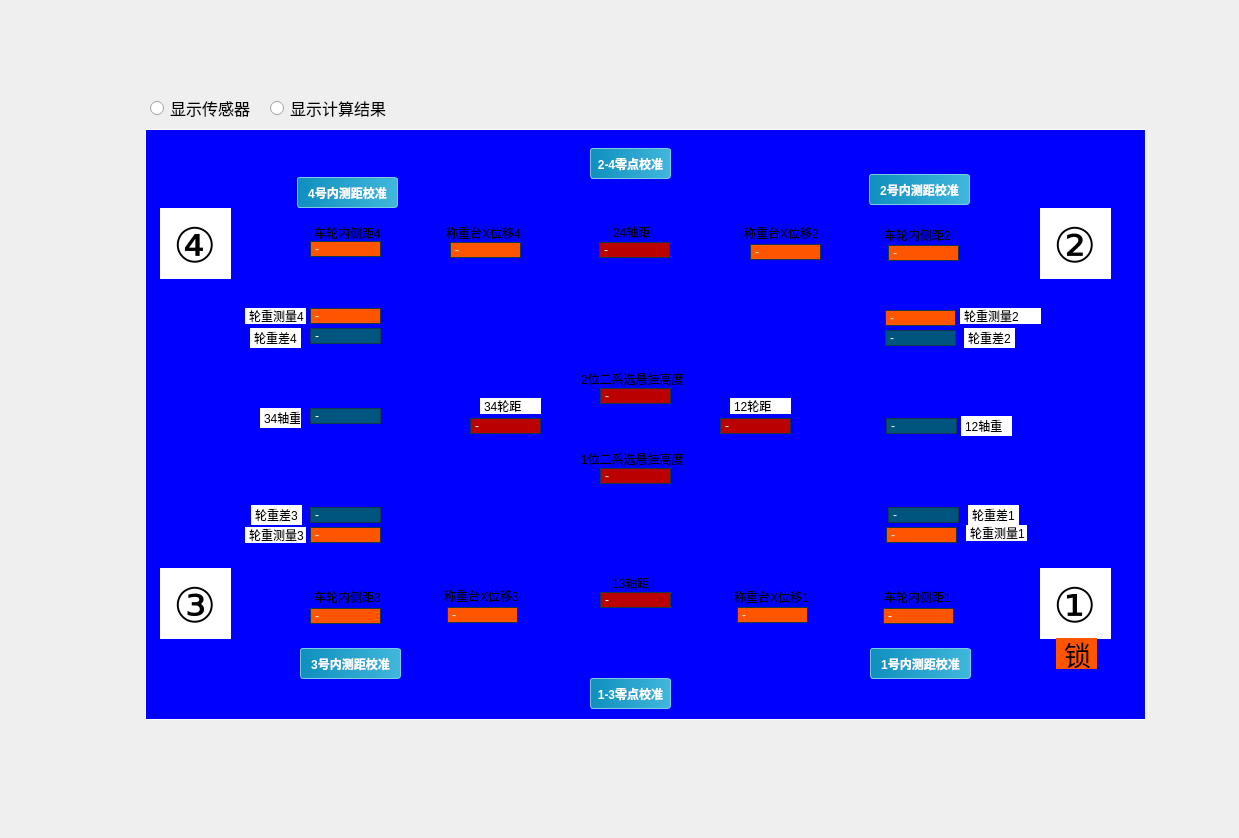
<?xml version="1.0" encoding="UTF-8"?>
<ui version="4.0">
 <class>Form</class>
 <widget class="QWidget" name="Form">
  <property name="geometry">
   <rect>
    <x>0</x>
    <y>0</y>
    <width>1239</width>
    <height>836</height>
   </rect>
  </property>
  <property name="sizePolicy">
   <sizepolicy hsizetype="Preferred" vsizetype="Preferred">
    <horstretch>0</horstretch>
    <verstretch>0</verstretch>
   </sizepolicy>
  </property>
  <property name="windowTitle">
   <string>Form</string>
  </property>
  <layout class="QVBoxLayout" name="verticalLayout" stretch="0">
   <property name="topMargin">
    <number>9</number>
   </property>
   <item>
    <widget class="QWidget" name="widget" native="true">
     <layout class="QHBoxLayout" name="horizontalLayout" stretch="0">
      <item>
       <widget class="QWidget" name="widget_2" native="true">
        <property name="minimumSize">
         <size>
          <width>1100</width>
          <height>800</height>
         </size>
        </property>
        <property name="styleSheet">
         <string notr="true">QLabel{
    padding: 1px;
    background: rgb(0, 0, 255);
    border: 1px solid #16364b;
	color: rgb(255, 255, 255);
	font: 9pt &quot;Microsoft YaHei UI&quot;;
}

QPushButton {
    background: qlineargradient(x1:0, y1:0, x2:1, y2:0, stop:0 #0f8fbe, stop:1 #41b7dc);
    color: #ffffff;
    font-weight: 600;
    border: 1px solid #7bcbe7;
    border-radius: 3px;
    padding: 2px;
}</string>
        </property>
        <widget class="QLabel" name="lb_bg">
         <property name="geometry">
          <rect>
           <x>125</x>
           <y>111</y>
           <width>1001</width>
           <height>591</height>
          </rect>
         </property>
         <property name="minimumSize">
          <size>
           <width>0</width>
           <height>0</height>
          </size>
         </property>
         <property name="styleSheet">
          <string notr="true">border-color: rgb(255, 255, 255);</string>
         </property>
         <property name="text">
          <string/>
         </property>
         <property name="pixmap">
          <pixmap>../../runtime/res/image/dim.png</pixmap>
         </property>
         <property name="scaledContents">
          <bool>true</bool>
         </property>
        </widget>
        <widget class="QLabel" name="bench4_x">
         <property name="geometry">
          <rect>
           <x>290</x>
           <y>223</y>
           <width>71</width>
           <height>16</height>
          </rect>
         </property>
         <property name="whatsThis">
          <string>sensor</string>
         </property>
         <property name="styleSheet">
          <string notr="true">background-color: rgb(255, 85, 0);</string>
         </property>
         <property name="text">
          <string>-</string>
         </property>
        </widget>
        <widget class="QLabel" name="bench4_y">
         <property name="geometry">
          <rect>
           <x>430</x>
           <y>224</y>
           <width>71</width>
           <height>16</height>
          </rect>
         </property>
         <property name="whatsThis">
          <string>sensor</string>
         </property>
         <property name="styleSheet">
          <string notr="true">background-color: rgb(255, 85, 0);</string>
         </property>
         <property name="text">
          <string>-</string>
         </property>
        </widget>
        <widget class="QLabel" name="l24_cal">
         <property name="geometry">
          <rect>
           <x>579</x>
           <y>224</y>
           <width>71</width>
           <height>16</height>
          </rect>
         </property>
         <property name="whatsThis">
          <string>caled</string>
         </property>
         <property name="styleSheet">
          <string notr="true">background-color:  rgb(186, 0, 0);</string>
         </property>
         <property name="text">
          <string>-</string>
         </property>
        </widget>
        <widget class="QLabel" name="bench2_x">
         <property name="geometry">
          <rect>
           <x>868</x>
           <y>227</y>
           <width>71</width>
           <height>16</height>
          </rect>
         </property>
         <property name="whatsThis">
          <string>sensor</string>
         </property>
         <property name="styleSheet">
          <string notr="true">background-color: rgb(255, 85, 0);</string>
         </property>
         <property name="text">
          <string>-</string>
         </property>
        </widget>
        <widget class="QLabel" name="bench2_y">
         <property name="geometry">
          <rect>
           <x>730</x>
           <y>226</y>
           <width>71</width>
           <height>16</height>
          </rect>
         </property>
         <property name="whatsThis">
          <string>sensor</string>
         </property>
         <property name="styleSheet">
          <string notr="true">background-color: rgb(255, 85, 0);</string>
         </property>
         <property name="text">
          <string>-</string>
         </property>
        </widget>
        <widget class="QLabel" name="w34_cal">
         <property name="geometry">
          <rect>
           <x>450</x>
           <y>400</y>
           <width>71</width>
           <height>16</height>
          </rect>
         </property>
         <property name="whatsThis">
          <string>caled</string>
         </property>
         <property name="styleSheet">
          <string notr="true">background-color: rgb(186, 0, 0);</string>
         </property>
         <property name="text">
          <string>-</string>
         </property>
        </widget>
        <widget class="QLabel" name="w12_cal">
         <property name="geometry">
          <rect>
           <x>700</x>
           <y>400</y>
           <width>71</width>
           <height>16</height>
          </rect>
         </property>
         <property name="whatsThis">
          <string>caled</string>
         </property>
         <property name="styleSheet">
          <string notr="true">background-color: rgb(186, 0, 0);</string>
         </property>
         <property name="text">
          <string>-</string>
         </property>
        </widget>
        <widget class="QLabel" name="bench3_y">
         <property name="geometry">
          <rect>
           <x>427</x>
           <y>589</y>
           <width>71</width>
           <height>16</height>
          </rect>
         </property>
         <property name="whatsThis">
          <string>sensor</string>
         </property>
         <property name="styleSheet">
          <string notr="true">background-color: rgb(255, 85, 0);</string>
         </property>
         <property name="text">
          <string>-</string>
         </property>
        </widget>
        <widget class="QLabel" name="bench3_x">
         <property name="geometry">
          <rect>
           <x>290</x>
           <y>590</y>
           <width>71</width>
           <height>16</height>
          </rect>
         </property>
         <property name="whatsThis">
          <string>sensor</string>
         </property>
         <property name="styleSheet">
          <string notr="true">background-color: rgb(255, 85, 0);</string>
         </property>
         <property name="text">
          <string>-</string>
         </property>
        </widget>
        <widget class="QLabel" name="bench1_x">
         <property name="geometry">
          <rect>
           <x>863</x>
           <y>590</y>
           <width>71</width>
           <height>16</height>
          </rect>
         </property>
         <property name="whatsThis">
          <string>sensor</string>
         </property>
         <property name="styleSheet">
          <string notr="true">background-color: rgb(255, 85, 0);</string>
         </property>
         <property name="text">
          <string>-</string>
         </property>
        </widget>
        <widget class="QLabel" name="bench1_y">
         <property name="geometry">
          <rect>
           <x>717</x>
           <y>589</y>
           <width>71</width>
           <height>16</height>
          </rect>
         </property>
         <property name="whatsThis">
          <string>sensor</string>
         </property>
         <property name="styleSheet">
          <string notr="true">background-color: rgb(255, 85, 0);</string>
         </property>
         <property name="text">
          <string>-</string>
         </property>
        </widget>
        <widget class="QLabel" name="l13_cal">
         <property name="geometry">
          <rect>
           <x>580</x>
           <y>574</y>
           <width>71</width>
           <height>16</height>
          </rect>
         </property>
         <property name="whatsThis">
          <string>caled</string>
         </property>
         <property name="styleSheet">
          <string notr="true">background-color: rgb(186, 0, 0);</string>
         </property>
         <property name="text">
          <string>-</string>
         </property>
        </widget>
        <widget class="QLabel" name="label_36_cal">
         <property name="geometry">
          <rect>
           <x>589</x>
           <y>204</y>
           <width>51</width>
           <height>20</height>
          </rect>
         </property>
         <property name="whatsThis">
          <string>caled</string>
         </property>
         <property name="styleSheet">
          <string notr="true">QLabel{
    background-color: transparent;
    border: none;
	color: rgb(0, 0, 0);
}</string>
         </property>
         <property name="text">
          <string>24轴距</string>
         </property>
        </widget>
        <widget class="QLabel" name="label_40_cal">
         <property name="geometry">
          <rect>
           <x>460</x>
           <y>380</y>
           <width>61</width>
           <height>16</height>
          </rect>
         </property>
         <property name="whatsThis">
          <string>caled</string>
         </property>
         <property name="styleSheet">
          <string notr="true">QLabel{
    background: rgb(255, 255, 255);
    border: none;
	color: rgb(0, 0, 0);
}</string>
         </property>
         <property name="text">
          <string>34轮距</string>
         </property>
        </widget>
        <widget class="QLabel" name="label_41_cal">
         <property name="geometry">
          <rect>
           <x>710</x>
           <y>380</y>
           <width>61</width>
           <height>16</height>
          </rect>
         </property>
         <property name="whatsThis">
          <string>caled</string>
         </property>
         <property name="styleSheet">
          <string notr="true">QLabel{
    background: rgb(255, 255, 255);
    border: none;
	color: rgb(0, 0, 0);
}</string>
         </property>
         <property name="text">
          <string>12轮距</string>
         </property>
        </widget>
        <widget class="QLabel" name="label_46_cal">
         <property name="geometry">
          <rect>
           <x>588</x>
           <y>555</y>
           <width>51</width>
           <height>20</height>
          </rect>
         </property>
         <property name="whatsThis">
          <string>caled</string>
         </property>
         <property name="styleSheet">
          <string notr="true">QLabel{
    background-color: transparent;
    border: none;
	color: rgb(0, 0, 0);
}</string>
         </property>
         <property name="text">
          <string>13轴距</string>
         </property>
        </widget>
        <widget class="QLabel" name="label_44">
         <property name="geometry">
          <rect>
           <x>422</x>
           <y>207</y>
           <width>88</width>
           <height>16</height>
          </rect>
         </property>
         <property name="minimumSize">
          <size>
           <width>88</width>
           <height>16</height>
          </size>
         </property>
         <property name="maximumSize">
          <size>
           <width>88</width>
           <height>16777215</height>
          </size>
         </property>
         <property name="font">
          <font>
           <family>Microsoft YaHei UI</family>
           <pointsize>9</pointsize>
           <italic>false</italic>
           <bold>false</bold>
          </font>
         </property>
         <property name="whatsThis">
          <string>sensor</string>
         </property>
         <property name="styleSheet">
          <string notr="true">QLabel{
    background-color: transparent;
    border: none;
	color: rgb(0, 0, 0);
}</string>
         </property>
         <property name="text">
          <string>称重台X位移4</string>
         </property>
        </widget>
        <widget class="QLabel" name="bench4_w">
         <property name="geometry">
          <rect>
           <x>290</x>
           <y>290</y>
           <width>71</width>
           <height>16</height>
          </rect>
         </property>
         <property name="whatsThis">
          <string>sensor</string>
         </property>
         <property name="styleSheet">
          <string notr="true">background-color: rgb(255, 85, 0);</string>
         </property>
         <property name="text">
          <string>-</string>
         </property>
        </widget>
        <widget class="QLabel" name="label_47">
         <property name="geometry">
          <rect>
           <x>225</x>
           <y>290</y>
           <width>61</width>
           <height>16</height>
          </rect>
         </property>
         <property name="whatsThis">
          <string>sensor</string>
         </property>
         <property name="styleSheet">
          <string notr="true">QLabel{
    background: rgb(255, 255, 255);
    border: none;
	color: rgb(0, 0, 0);
}</string>
         </property>
         <property name="text">
          <string>轮重测量4</string>
         </property>
        </widget>
        <widget class="QLabel" name="label_48">
         <property name="geometry">
          <rect>
           <x>940</x>
           <y>290</y>
           <width>81</width>
           <height>16</height>
          </rect>
         </property>
         <property name="whatsThis">
          <string>sensor</string>
         </property>
         <property name="styleSheet">
          <string notr="true">QLabel{
    background: rgb(255, 255, 255);
    border: none;
	color: rgb(0, 0, 0);
}</string>
         </property>
         <property name="text">
          <string>轮重测量2</string>
         </property>
        </widget>
        <widget class="QLabel" name="bench2_w">
         <property name="geometry">
          <rect>
           <x>865</x>
           <y>292</y>
           <width>71</width>
           <height>16</height>
          </rect>
         </property>
         <property name="whatsThis">
          <string>sensor</string>
         </property>
         <property name="styleSheet">
          <string notr="true">background-color: rgb(255, 85, 0);</string>
         </property>
         <property name="text">
          <string>-</string>
         </property>
        </widget>
        <widget class="QLabel" name="label_51">
         <property name="geometry">
          <rect>
           <x>225</x>
           <y>509</y>
           <width>61</width>
           <height>16</height>
          </rect>
         </property>
         <property name="whatsThis">
          <string>sensor</string>
         </property>
         <property name="styleSheet">
          <string notr="true">QLabel{
    background: rgb(255, 255, 255);
    border: none;
	color: rgb(0, 0, 0);
}</string>
         </property>
         <property name="text">
          <string>轮重测量3</string>
         </property>
        </widget>
        <widget class="QLabel" name="bench3_w">
         <property name="geometry">
          <rect>
           <x>290</x>
           <y>509</y>
           <width>71</width>
           <height>16</height>
          </rect>
         </property>
         <property name="whatsThis">
          <string>sensor</string>
         </property>
         <property name="styleSheet">
          <string notr="true">background-color: rgb(255, 85, 0);</string>
         </property>
         <property name="text">
          <string>-</string>
         </property>
        </widget>
        <widget class="QLabel" name="label_52">
         <property name="geometry">
          <rect>
           <x>946</x>
           <y>507</y>
           <width>61</width>
           <height>16</height>
          </rect>
         </property>
         <property name="whatsThis">
          <string>sensor</string>
         </property>
         <property name="styleSheet">
          <string notr="true">QLabel{
    background: rgb(255, 255, 255);
    border: none;
	color: rgb(0, 0, 0);
}</string>
         </property>
         <property name="text">
          <string>轮重测量1</string>
         </property>
        </widget>
        <widget class="QLabel" name="bench1_w">
         <property name="geometry">
          <rect>
           <x>866</x>
           <y>509</y>
           <width>71</width>
           <height>16</height>
          </rect>
         </property>
         <property name="whatsThis">
          <string>sensor</string>
         </property>
         <property name="styleSheet">
          <string notr="true">background-color: rgb(255, 85, 0);</string>
         </property>
         <property name="text">
          <string>-</string>
         </property>
        </widget>
        <widget class="QLabel" name="label_58">
         <property name="geometry">
          <rect>
           <x>860</x>
           <y>208</y>
           <width>91</width>
           <height>18</height>
          </rect>
         </property>
         <property name="font">
          <font>
           <family>Microsoft YaHei UI</family>
           <pointsize>9</pointsize>
           <italic>false</italic>
           <bold>false</bold>
          </font>
         </property>
         <property name="whatsThis">
          <string>sensor</string>
         </property>
         <property name="styleSheet">
          <string notr="true">QLabel{
    background-color: transparent;
    border: none;
	color: rgb(0, 0, 0);
}</string>
         </property>
         <property name="text">
          <string>车轮内侧距2</string>
         </property>
        </widget>
        <widget class="QLabel" name="label_59">
         <property name="geometry">
          <rect>
           <x>860</x>
           <y>570</y>
           <width>81</width>
           <height>18</height>
          </rect>
         </property>
         <property name="font">
          <font>
           <family>Microsoft YaHei UI</family>
           <pointsize>9</pointsize>
           <italic>false</italic>
           <bold>false</bold>
          </font>
         </property>
         <property name="whatsThis">
          <string>sensor</string>
         </property>
         <property name="styleSheet">
          <string notr="true">QLabel{
    background-color: transparent;
    border: none;
	color: rgb(0, 0, 0);
}</string>
         </property>
         <property name="text">
          <string>车轮内侧距1</string>
         </property>
        </widget>
        <widget class="QLabel" name="label_60">
         <property name="geometry">
          <rect>
           <x>290</x>
           <y>570</y>
           <width>71</width>
           <height>18</height>
          </rect>
         </property>
         <property name="font">
          <font>
           <family>Microsoft YaHei UI</family>
           <pointsize>9</pointsize>
           <italic>false</italic>
           <bold>false</bold>
          </font>
         </property>
         <property name="whatsThis">
          <string>sensor</string>
         </property>
         <property name="styleSheet">
          <string notr="true">QLabel{
    background-color: transparent;
    border: none;
	color: rgb(0, 0, 0);
}</string>
         </property>
         <property name="text">
          <string>车轮内侧距3</string>
         </property>
        </widget>
        <widget class="QLabel" name="label_49">
         <property name="geometry">
          <rect>
           <x>420</x>
           <y>570</y>
           <width>88</width>
           <height>16</height>
          </rect>
         </property>
         <property name="minimumSize">
          <size>
           <width>88</width>
           <height>16</height>
          </size>
         </property>
         <property name="maximumSize">
          <size>
           <width>88</width>
           <height>16777215</height>
          </size>
         </property>
         <property name="font">
          <font>
           <family>Microsoft YaHei UI</family>
           <pointsize>9</pointsize>
           <italic>false</italic>
           <bold>false</bold>
          </font>
         </property>
         <property name="whatsThis">
          <string>sensor</string>
         </property>
         <property name="styleSheet">
          <string notr="true">QLabel{
    background-color: transparent;
    border: none;
	color: rgb(0, 0, 0);
}</string>
         </property>
         <property name="text">
          <string>称重台X位移3</string>
         </property>
        </widget>
        <widget class="QLabel" name="label_50">
         <property name="geometry">
          <rect>
           <x>720</x>
           <y>207</y>
           <width>88</width>
           <height>16</height>
          </rect>
         </property>
         <property name="minimumSize">
          <size>
           <width>88</width>
           <height>16</height>
          </size>
         </property>
         <property name="maximumSize">
          <size>
           <width>88</width>
           <height>16777215</height>
          </size>
         </property>
         <property name="font">
          <font>
           <family>Microsoft YaHei UI</family>
           <pointsize>9</pointsize>
           <italic>false</italic>
           <bold>false</bold>
          </font>
         </property>
         <property name="whatsThis">
          <string>sensor</string>
         </property>
         <property name="styleSheet">
          <string notr="true">QLabel{
    background-color: transparent;
    border: none;
	color: rgb(0, 0, 0);
}</string>
         </property>
         <property name="text">
          <string>称重台X位移2</string>
         </property>
        </widget>
        <widget class="QLabel" name="label_55">
         <property name="enabled">
          <bool>false</bool>
         </property>
         <property name="geometry">
          <rect>
           <x>710</x>
           <y>570</y>
           <width>88</width>
           <height>18</height>
          </rect>
         </property>
         <property name="minimumSize">
          <size>
           <width>88</width>
           <height>18</height>
          </size>
         </property>
         <property name="maximumSize">
          <size>
           <width>88</width>
           <height>16777215</height>
          </size>
         </property>
         <property name="font">
          <font>
           <family>Microsoft YaHei UI</family>
           <pointsize>9</pointsize>
           <italic>false</italic>
           <bold>false</bold>
          </font>
         </property>
         <property name="whatsThis">
          <string>sensor</string>
         </property>
         <property name="styleSheet">
          <string notr="true">QLabel{
    background-color: transparent;
    border: none;
	color: rgb(0, 0, 0);
}</string>
         </property>
         <property name="text">
          <string>称重台X位移1</string>
         </property>
        </widget>
        <widget class="QLabel" name="label_45">
         <property name="geometry">
          <rect>
           <x>290</x>
           <y>206</y>
           <width>91</width>
           <height>18</height>
          </rect>
         </property>
         <property name="font">
          <font>
           <family>Microsoft YaHei UI</family>
           <pointsize>9</pointsize>
           <italic>false</italic>
           <bold>false</bold>
          </font>
         </property>
         <property name="whatsThis">
          <string>sensor</string>
         </property>
         <property name="styleSheet">
          <string notr="true">QLabel{
    background-color: transparent;
    border: none;
	color: rgb(0, 0, 0);
}</string>
         </property>
         <property name="text">
          <string>车轮内侧距4</string>
         </property>
        </widget>
        <widget class="QLabel" name="hang2_cal">
         <property name="geometry">
          <rect>
           <x>580</x>
           <y>370</y>
           <width>71</width>
           <height>16</height>
          </rect>
         </property>
         <property name="whatsThis">
          <string>caled</string>
         </property>
         <property name="styleSheet">
          <string notr="true">background-color:  rgb(186, 0, 0);</string>
         </property>
         <property name="text">
          <string>-</string>
         </property>
        </widget>
        <widget class="QLabel" name="label_63_cal">
         <property name="geometry">
          <rect>
           <x>557</x>
           <y>351</y>
           <width>111</width>
           <height>20</height>
          </rect>
         </property>
         <property name="whatsThis">
          <string>caled</string>
         </property>
         <property name="styleSheet">
          <string notr="true">QLabel{
    background-color: transparent;
    border: none;
	color: rgb(0, 0, 0);
}</string>
         </property>
         <property name="text">
          <string>2位二系选悬挂高度</string>
         </property>
        </widget>
        <widget class="QLabel" name="hang1_cal">
         <property name="geometry">
          <rect>
           <x>580</x>
           <y>450</y>
           <width>71</width>
           <height>16</height>
          </rect>
         </property>
         <property name="whatsThis">
          <string>caled</string>
         </property>
         <property name="styleSheet">
          <string notr="true">background-color:  rgb(186, 0, 0);</string>
         </property>
         <property name="text">
          <string>-</string>
         </property>
        </widget>
        <widget class="QLabel" name="label_65_cal">
         <property name="geometry">
          <rect>
           <x>557</x>
           <y>431</y>
           <width>111</width>
           <height>20</height>
          </rect>
         </property>
         <property name="whatsThis">
          <string>caled</string>
         </property>
         <property name="styleSheet">
          <string notr="true">QLabel{
    background-color: transparent;
    border: none;
	color: rgb(0, 0, 0);
}</string>
         </property>
         <property name="text">
          <string>1位二系选悬挂高度</string>
         </property>
        </widget>
        <widget class="QLabel" name="bench3_dw_cal">
         <property name="geometry">
          <rect>
           <x>290</x>
           <y>489</y>
           <width>71</width>
           <height>16</height>
          </rect>
         </property>
         <property name="whatsThis">
          <string>caled</string>
         </property>
         <property name="styleSheet">
          <string notr="true">background-color: rgb(0, 85, 127);</string>
         </property>
         <property name="text">
          <string>-</string>
         </property>
        </widget>
        <widget class="QLabel" name="label_63_cal_2">
         <property name="geometry">
          <rect>
           <x>231</x>
           <y>487</y>
           <width>51</width>
           <height>20</height>
          </rect>
         </property>
         <property name="whatsThis">
          <string>caled</string>
         </property>
         <property name="styleSheet">
          <string notr="true">QLabel{
    background: rgb(255, 255, 255);
    border: none;
	color: rgb(0, 0, 0);
}</string>
         </property>
         <property name="text">
          <string>轮重差3</string>
         </property>
        </widget>
        <widget class="QLabel" name="bench4_dw_cal">
         <property name="geometry">
          <rect>
           <x>290</x>
           <y>310</y>
           <width>71</width>
           <height>16</height>
          </rect>
         </property>
         <property name="whatsThis">
          <string>caled</string>
         </property>
         <property name="styleSheet">
          <string notr="true">background-color: rgb(0, 85, 127);</string>
         </property>
         <property name="text">
          <string>-</string>
         </property>
        </widget>
        <widget class="QLabel" name="label_63_cal_3">
         <property name="geometry">
          <rect>
           <x>230</x>
           <y>310</y>
           <width>51</width>
           <height>20</height>
          </rect>
         </property>
         <property name="whatsThis">
          <string>caled</string>
         </property>
         <property name="styleSheet">
          <string notr="true">QLabel{
    background: rgb(255, 255, 255);
    border: none;
	color: rgb(0, 0, 0);
}</string>
         </property>
         <property name="text">
          <string>轮重差4</string>
         </property>
        </widget>
        <widget class="QLabel" name="bench2_dw_cal">
         <property name="geometry">
          <rect>
           <x>865</x>
           <y>312</y>
           <width>71</width>
           <height>16</height>
          </rect>
         </property>
         <property name="whatsThis">
          <string>caled</string>
         </property>
         <property name="styleSheet">
          <string notr="true">background-color: rgb(0, 85, 127);</string>
         </property>
         <property name="text">
          <string>-</string>
         </property>
        </widget>
        <widget class="QLabel" name="label_63_cal_4">
         <property name="geometry">
          <rect>
           <x>944</x>
           <y>310</y>
           <width>51</width>
           <height>20</height>
          </rect>
         </property>
         <property name="whatsThis">
          <string>caled</string>
         </property>
         <property name="styleSheet">
          <string notr="true">QLabel{
    background: rgb(255, 255, 255);
    border: none;
	color: rgb(0, 0, 0);
}</string>
         </property>
         <property name="text">
          <string>轮重差2</string>
         </property>
        </widget>
        <widget class="QLabel" name="bench1_dw_cal">
         <property name="geometry">
          <rect>
           <x>868</x>
           <y>489</y>
           <width>71</width>
           <height>16</height>
          </rect>
         </property>
         <property name="whatsThis">
          <string>caled</string>
         </property>
         <property name="styleSheet">
          <string notr="true">background-color: rgb(0, 85, 127);</string>
         </property>
         <property name="text">
          <string>-</string>
         </property>
        </widget>
        <widget class="QLabel" name="label_63_cal_5">
         <property name="geometry">
          <rect>
           <x>948</x>
           <y>487</y>
           <width>51</width>
           <height>20</height>
          </rect>
         </property>
         <property name="whatsThis">
          <string>caled</string>
         </property>
         <property name="styleSheet">
          <string notr="true">QLabel{
    background: rgb(255, 255, 255);
    border: none;
	color: rgb(0, 0, 0);
}</string>
         </property>
         <property name="text">
          <string>轮重差1</string>
         </property>
        </widget>
        <widget class="QLabel" name="axis12_w_cal">
         <property name="geometry">
          <rect>
           <x>866</x>
           <y>400</y>
           <width>71</width>
           <height>16</height>
          </rect>
         </property>
         <property name="whatsThis">
          <string>caled</string>
         </property>
         <property name="styleSheet">
          <string notr="true">background-color: rgb(0, 85, 127);</string>
         </property>
         <property name="text">
          <string>-</string>
         </property>
        </widget>
        <widget class="QLabel" name="label_63_cal_6">
         <property name="geometry">
          <rect>
           <x>941</x>
           <y>398</y>
           <width>51</width>
           <height>20</height>
          </rect>
         </property>
         <property name="whatsThis">
          <string>caled</string>
         </property>
         <property name="styleSheet">
          <string notr="true">QLabel{
    background: rgb(255, 255, 255);
    border: none;
	color: rgb(0, 0, 0);
}</string>
         </property>
         <property name="text">
          <string>12轴重</string>
         </property>
        </widget>
        <widget class="QLabel" name="axis34_w_cal">
         <property name="geometry">
          <rect>
           <x>290</x>
           <y>390</y>
           <width>71</width>
           <height>16</height>
          </rect>
         </property>
         <property name="whatsThis">
          <string>caled</string>
         </property>
         <property name="styleSheet">
          <string notr="true">background-color: rgb(0, 85, 127);</string>
         </property>
         <property name="text">
          <string>-</string>
         </property>
        </widget>
        <widget class="QLabel" name="label_63_cal_7">
         <property name="geometry">
          <rect>
           <x>240</x>
           <y>390</y>
           <width>41</width>
           <height>20</height>
          </rect>
         </property>
         <property name="whatsThis">
          <string>caled</string>
         </property>
         <property name="styleSheet">
          <string notr="true">QLabel{
    background: rgb(255, 255, 255);
    border: none;
	color: rgb(0, 0, 0);
}</string>
         </property>
         <property name="text">
          <string>34轴重</string>
         </property>
        </widget>
        <widget class="QLabel" name="tag_1">
         <property name="geometry">
          <rect>
           <x>1020</x>
           <y>550</y>
           <width>71</width>
           <height>71</height>
          </rect>
         </property>
         <property name="font">
          <font>
           <family>Adobe Fan Heiti Std</family>
           <pointsize>36</pointsize>
           <italic>false</italic>
           <fontweight>Thin</fontweight>
          </font>
         </property>
         <property name="styleSheet">
          <string notr="true">QLabel{
    background: rgb(255, 255, 255);
    border: none;
	color: rgb(0, 0, 0);
	font: 100 36pt &quot;Adobe Fan Heiti Std&quot;;
}</string>
         </property>
         <property name="text">
          <string>①</string>
         </property>
        </widget>
        <widget class="QLabel" name="tag_2">
         <property name="geometry">
          <rect>
           <x>1020</x>
           <y>190</y>
           <width>71</width>
           <height>71</height>
          </rect>
         </property>
         <property name="font">
          <font>
           <family>Adobe Fan Heiti Std</family>
           <pointsize>36</pointsize>
           <italic>false</italic>
           <fontweight>Thin</fontweight>
          </font>
         </property>
         <property name="styleSheet">
          <string notr="true">QLabel{
    background: rgb(255, 255, 255);
    border: none;
	color: rgb(0, 0, 0);
	font: 100 36pt &quot;Adobe Fan Heiti Std&quot;;
}</string>
         </property>
         <property name="text">
          <string>②</string>
         </property>
        </widget>
        <widget class="QLabel" name="tag_3">
         <property name="geometry">
          <rect>
           <x>140</x>
           <y>550</y>
           <width>71</width>
           <height>71</height>
          </rect>
         </property>
         <property name="font">
          <font>
           <family>Adobe Fan Heiti Std</family>
           <pointsize>36</pointsize>
           <italic>false</italic>
           <fontweight>Thin</fontweight>
          </font>
         </property>
         <property name="styleSheet">
          <string notr="true">QLabel{
    background: rgb(255, 255, 255);
    border: none;
	color: rgb(0, 0, 0);
	font: 100 36pt &quot;Adobe Fan Heiti Std&quot;;
}</string>
         </property>
         <property name="text">
          <string>③</string>
         </property>
        </widget>
        <widget class="QLabel" name="tag_4">
         <property name="geometry">
          <rect>
           <x>140</x>
           <y>190</y>
           <width>71</width>
           <height>71</height>
          </rect>
         </property>
         <property name="font">
          <font>
           <family>Adobe Fan Heiti Std</family>
           <pointsize>36</pointsize>
           <italic>false</italic>
           <fontweight>Thin</fontweight>
          </font>
         </property>
         <property name="styleSheet">
          <string notr="true">QLabel{
    background: rgb(255, 255, 255);
    border: none;
	color: rgb(0, 0, 0);
	font: 100 36pt &quot;Adobe Fan Heiti Std&quot;;
}</string>
         </property>
         <property name="text">
          <string>④</string>
         </property>
        </widget>
        <widget class="QPushButton" name="btn_zero_l12">
         <property name="geometry">
          <rect>
           <x>570</x>
           <y>660</y>
           <width>81</width>
           <height>31</height>
          </rect>
         </property>
         <property name="text">
          <string>1-3零点校准</string>
         </property>
        </widget>
        <widget class="QPushButton" name="btn_zero_l24">
         <property name="geometry">
          <rect>
           <x>570</x>
           <y>130</y>
           <width>81</width>
           <height>31</height>
          </rect>
         </property>
         <property name="text">
          <string>2-4零点校准</string>
         </property>
        </widget>
        <widget class="QPushButton" name="btn_zero_l34">
         <property name="geometry">
          <rect>
           <x>277</x>
           <y>159</y>
           <width>101</width>
           <height>31</height>
          </rect>
         </property>
         <property name="text">
          <string>4号内测距校准</string>
         </property>
        </widget>
        <widget class="QPushButton" name="btn_zero_l34_2">
         <property name="geometry">
          <rect>
           <x>280</x>
           <y>630</y>
           <width>101</width>
           <height>31</height>
          </rect>
         </property>
         <property name="text">
          <string>3号内测距校准</string>
         </property>
        </widget>
        <widget class="QPushButton" name="btn_zero_l34_3">
         <property name="geometry">
          <rect>
           <x>850</x>
           <y>630</y>
           <width>101</width>
           <height>31</height>
          </rect>
         </property>
         <property name="text">
          <string>1号内测距校准</string>
         </property>
        </widget>
        <widget class="QPushButton" name="btn_zero_l34_4">
         <property name="geometry">
          <rect>
           <x>849</x>
           <y>156</y>
           <width>101</width>
           <height>31</height>
          </rect>
         </property>
         <property name="text">
          <string>2号内测距校准</string>
         </property>
        </widget>
        <widget class="QRadioButton" name="rd_sensor">
         <property name="geometry">
          <rect>
           <x>130</x>
           <y>80</y>
           <width>111</width>
           <height>20</height>
          </rect>
         </property>
         <property name="font">
          <font>
           <pointsize>12</pointsize>
          </font>
         </property>
         <property name="text">
          <string>显示传感器</string>
         </property>
        </widget>
        <widget class="QRadioButton" name="rd_cal">
         <property name="geometry">
          <rect>
           <x>250</x>
           <y>80</y>
           <width>121</width>
           <height>20</height>
          </rect>
         </property>
         <property name="font">
          <font>
           <pointsize>12</pointsize>
          </font>
         </property>
         <property name="text">
          <string>显示计算结果</string>
         </property>
        </widget>
        <widget class="QLabel" name="tag_5">
         <property name="geometry">
          <rect>
           <x>1036</x>
           <y>620</y>
           <width>41</width>
           <height>31</height>
          </rect>
         </property>
         <property name="font">
          <font>
           <family>Adobe Fan Heiti Std</family>
           <pointsize>20</pointsize>
           <italic>false</italic>
           <fontweight>Thin</fontweight>
          </font>
         </property>
         <property name="styleSheet">
          <string notr="true">QLabel{
    background: rgb(255, 85, 0);
    border: none;
	color: rgb(0, 0, 0);
	font: 100 20pt &quot;Adobe Fan Heiti Std&quot;;
}</string>
         </property>
         <property name="text">
          <string>锁</string>
         </property>
        </widget>
       </widget>
      </item>
     </layout>
    </widget>
   </item>
  </layout>
 </widget>
 <resources/>
 <connections/>
</ui>
